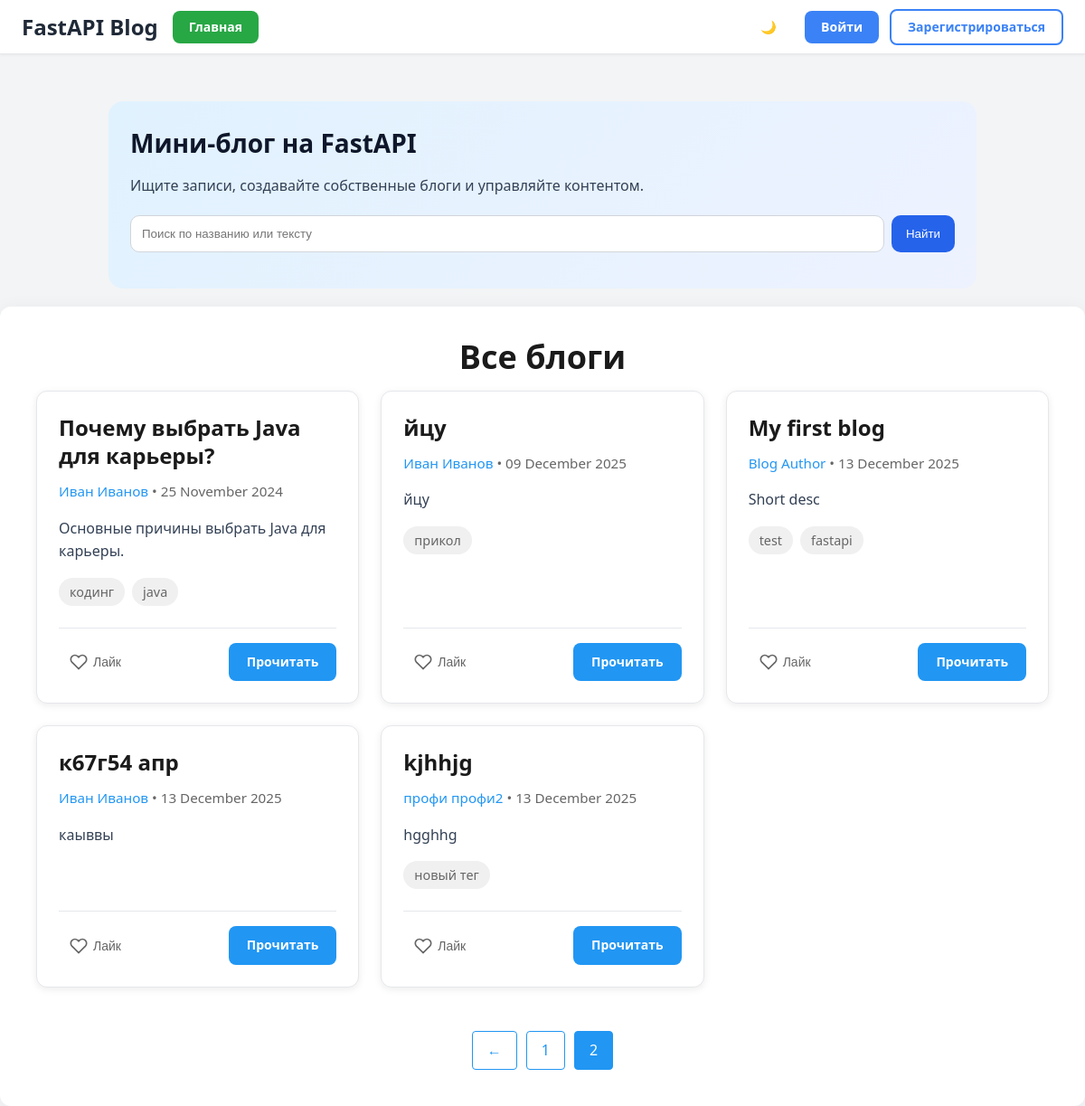
Screenshot of /?page=2 with the database file from the repository.
### app/api/models.py (models this page shows)
class Blog(Base):
    title: Mapped[str_uniq]
    author: Mapped[int] = mapped_column(ForeignKey("users.id"), nullable=False)
    user: Mapped["User"] = relationship("User", back_populates="blogs")
    content: Mapped[str] = mapped_column(Text)
    short_description: Mapped[str] = mapped_column(Text)
    status: Mapped[str] = mapped_column(default="published", server_default="published")
    tags: Mapped[list["Tag"]] = relationship(
        secondary="blog_tags", back_populates="blogs"
    )

class Tag(Base):
    name: Mapped[str] = mapped_column(String(50), unique=True)
    blogs: Mapped[list["Blog"]] = relationship(
        secondary="blog_tags", back_populates="tags"
    )

### app/pages/views.py (the view)
@router.get("/")
async def home_page(
    request: Request,
    search: str | None = None,
    tag: str | None = None,
    page: int = 1,
    page_size: int = 5,
    session: AsyncSession = SessionDep,
    user_data: User | None = Depends(get_current_user_optional),
):
    blogs = await BlogDAO.get_blog_list(
        session=session, tag=tag, search=search, page=page, page_size=page_size
    )
    context = {
        **_build_common_context(request, user_data),
        "article": blogs,
        "filters": {"tag": tag, "search": search},
    }
    return templates.TemplateResponse(request, "home.html", context)

### app/templates/home.html (shortened to what this page needs)
{% extends "base.html" %}
{% block head_extra %}
<link rel="stylesheet" href="/static/css/home.css">
{% endblock %}
{% block content %}
<section class="hero">
    <h1>Мини-блог на FastAPI</h1>
    <p>Ищите записи, создавайте собственные блоги и управляйте контентом.</p>
    <form action="/blogs/" method="get" class="search-form">
        <input type="text" name="search" placeholder="Поиск по названию или тексту" value="{{ filters.search or '' }}">
        <button type="submit">Найти</button>
    </form>
</section>
<div class="content-container">
    <div class="page-header">
        <a href="/blogs/">Все блоги</a>
    </div>
    {% if article.blogs %}
        <ul class="articles-list">
            {% for blog in article.blogs %}
            <li class="article-card" data-post-id="{{ blog.id }}">
                <div class="article-card-header">
                    <h2><a href="/blogs/{{ blog.id }}">{{ blog.title }}</a></h2>
                    <div class="article-meta">
                        {% if blog.author_id %}
                        <a href="/blogs?author_id={{ blog.author_id }}">{{ blog.author_name }}</a>
                        {% else %}
                        {{ blog.author_name }}
                        {% endif %}
                        • {{ blog.created_at.strftime('%d %B %Y') }}
                    </div>
                    <p class="article-excerpt">{{ blog.short_description }}</p>
                    {% if blog.tags %}
                    <div class="article-tags">
                        {% for tag in blog.tags %}
                        <a href="/blogs?tag={{ tag.name }}" class="tag">{{ tag.name }}</a>
                        {% endfor %}
                    </div>
                    {% endif %}
                </div>
                <div class="article-card-footer">
                    <button class="like-button" data-post-id="{{ blog.id }}" aria-label="Лайк">
                        <svg class="like-icon" viewBox="0 0 24 24" fill="none" stroke="currentColor" stroke-width="2">
                            <path d="M20.84 4.61a5.5 5.5 0 0 0-7.78 0L12 5.67l-1.06-1.06a5.5 5.5 0 0 0-7.78 7.78l1.06 1.06L12 21.23l7.78-7.78 1.06-1.06a5.5 5.5 0 0 0 0-7.78z"></path>
                        </svg>
                        <span class="like-text">Лайк</span>
                    </button>
                    <a href="/blogs/{{ blog.id }}/" class="read-button">Прочитать</a>
                </div>
            </li>
            {% endfor %}
        </ul>
    {% else %}
        <p>Блоги еще не опубликованы. Создайте первый!</p>
    {% endif %}
    <div class="pagination">
        {% if article.page > 1 %}
        <a href="/?page={{ article.page - 1 }}{% if filters.search %}&search={{ filters.search }}{% endif %}"
           class="pagination-link">←</a>
        {% endif %}
        {% for p in range(1, article.total_page + 1) %}
        <a href="/?page={{ p }}{% if filters.search %}&search={{ filters.search }}{% endif %}"
           class="pagination-link {% if p == article.page %}active{% endif %}">{{ p }}</a>
        {% endfor %}
    </div>
</div>
{% endblock %}

### app/static/css/posts.css (style rules this page uses)
:root { --primary-color: #1a1a1a; --secondary-color: #666; --accent-color: #2196F3; --background-color: #fafafa; --tag-bg: #f0f0f0; --tag-hover-bg: #1976D2; --tag-hover-text: #fff; --max-width: 1200px; --content-bg: white; --border-color: #f0f0f0; --excerpt-color: #444; --shadow: rgba(0, 0, 0, 0.05); --card-bg: #ffffff; --card-shadow: 0 2px 8px rgba(0, 0, 0, 0.08); --card-shadow-hover: 0 4px 16px rgba(0, 0, 0, 0.12); --card-border: #e5e7eb; --card-divider: #e5e7eb; --search-input-border: #d1d5db; }
body { font-family: -apple-system, BlinkMacSystemFont, Segoe UI, Roboto, Helvetica Neue, Arial, sans-serif; line-height: 1.6; color: var(--primary-color); margin: 0; padding: 20px; background: var(--background-color); transition: background-color 0.3s ease, color 0.3s ease; }
.content-container { max-width: var(--max-width); margin: 20px auto 0; padding: 40px; background: var(--content-bg); box-shadow: 0 2px 20px var(--shadow); border-radius: 12px; transition: background-color 0.3s ease, box-shadow 0.3s ease; color: var(--primary-color); }
.content-container p { color: var(--excerpt-color); transition: color 0.3s ease; }
.page-header { margin-bottom: 1rem; text-align: center; text-decoration: none; }
.articles-list { list-style: none; padding: 0; margin: 0; display: grid; grid-template-columns: repeat(auto-fill, minmax(350px, 1fr)); gap: 24px; }
.article-card { background: var(--card-bg); border-radius: 12px; padding: 24px; box-shadow: var(--card-shadow); transition: transform 0.3s ease, box-shadow 0.3s ease, border-color 0.3s ease, background-color 0.3s ease; border: 1px solid var(--card-border); display: flex; flex-direction: column; gap: 16px; min-height: 200px; }
.article-card-header { flex: 1; }
.article-card h2 { font-size: 1.5rem; margin: 0 0 12px 0; color: var(--primary-color); transition: color 0.3s ease; line-height: 1.3; }
.article-card h2 a { color: var(--primary-color); text-decoration: none; transition: color 0.2s ease; }
.article-meta { color: var(--secondary-color); font-size: 0.95rem; margin-bottom: 1rem; transition: color 0.3s ease; }
.article-meta a { color: var(--accent-color); text-decoration: none; transition: color 0.2s ease; }
.article-excerpt { color: var(--excerpt-color); font-size: 1rem; line-height: 1.6; margin: 0; transition: color 0.3s ease; flex: 1; }
.article-tags { display: flex; flex-wrap: wrap; gap: 8px; margin-top: 1rem; }
.tag { background: var(--tag-bg); padding: 4px 12px; border-radius: 16px; font-size: 0.9rem; color: var(--secondary-color); text-decoration: none; transition: all 0.2s ease, background-color 0.3s ease, color 0.3s ease; }
.article-card-footer { border-top: 1px solid var(--card-divider); padding-top: 16px; margin-top: 8px; display: flex; justify-content: space-between; align-items: center; gap: 12px; }
.like-button { background: none; border: none; cursor: pointer; padding: 8px 12px; border-radius: 8px; display: flex; align-items: center; gap: 6px; font-size: 14px; font-weight: 500; transition: all 0.2s ease; color: var(--secondary-color); }
.like-icon { width: 20px; height: 20px; transition: all 0.2s ease; fill: none; stroke: var(--secondary-color); stroke-width: 2; }
.read-button { padding: 10px 20px; background: var(--accent-color); color: white; border: none; border-radius: 8px; text-decoration: none; font-weight: 600; font-size: 14px; cursor: pointer; transition: all 0.2s ease; display: inline-block; }
.pagination { display: flex; justify-content: center; gap: 10px; margin-top: 3rem; }
.pagination-link { padding: 8px 16px; border: 1px solid var(--accent-color); border-radius: 4px; color: var(--accent-color); text-decoration: none; transition: all 0.3s ease; }
.pagination-link.active { background: var(--accent-color); color: white; }
.page-header a { height: auto; color: var(--primary-color); text-decoration: none; border: none; outline: none; display: inline-block; line-height: 32px; font-size: 36px; font-weight: 600; transition: color 0.3s ease; }
.search-form { display:flex;gap:8px;margin:16px 0;flex:1 }
.search-form input { flex:1;padding:10px 12px;border:1px solid var(--search-input-border);border-radius:8px;background:var(--content-bg);color:var(--primary-color);transition:border-color 0.3s ease,background-color 0.3s ease,color 0.3s ease }
.search-form button { padding:10px 14px;border:none;background:#2563eb;color:#fff;border-radius:8px;cursor:pointer }

### rows the page displays
Blog: title "Почему выбрать Java для карьеры?", author_name "Иван Иванов", created_at "25 November 2024", short_description "Основные причины выбрать Java для карьеры."
Tag: name "кодинг"
Tag: name "java"
Blog: title "йцу", author_name "Иван Иванов", created_at "09 December 2025", short_description "йцу"
Tag: name "прикол"
Blog: title "My first blog", author_name "Blog Author", created_at "13 December 2025", short_description "Short desc"
Tag: name "test"
Tag: name "fastapi"
Blog: title "к67г54 апр", author_name "Иван Иванов", created_at "13 December 2025", short_description "каыввы"
Blog: title "kjhhjg", author_name "профи профи2", created_at "13 December 2025", short_description "hgghhg"
Tag: name "новый тег"

### other values shown
{{ p }} "1" "2"
